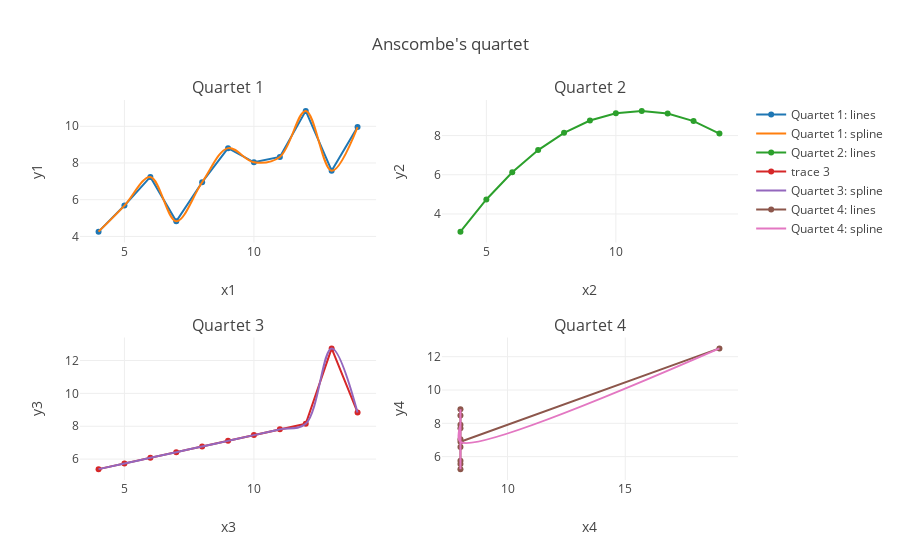

Notebook code for this chart:
### Markdown cell above
The table above easily shows to us that:

1. Quartet IV is a bit problematic because the same value of x is associated with multiple y values, and there seems to be an outlier
1. Quartet I - there is almost linear increase in y as x increases but with dips at a minimum of 2 points (roughly)
1. Quartet II - y increases as x increases and then decreases again
1. Quartet III - y increases as x increases but there is an outlier y (12.74)

Of course, because humans are better with visuals, we'll just plot these.

### Code cell
# https://plot.ly/python/subplots/#customizing-subplot-axes

trace1 = go.Scatter(x=df_Q1['x1'], y=df_Q1['y1'], mode='lines+markers', name = 'Quartet 1: lines')
trace1_spline = go.Scatter(
                  x=df_Q1['x1'],
                  y=df_Q1['y1'],
                  mode='lines',
                  line=dict(shape='spline'),
                  name='Quartet 1: spline'
                  )

# spline for Q2 will just be like the lines anyway
trace2 = go.Scatter(x=df_Q2['x2'], y=df_Q2['y2'], mode='lines+markers', name = 'Quartet 2: lines')

trace3 = go.Scatter(x=df_Q3['x3'], y=df_Q3['y3'], mode='lines+markers')
trace3_spline = go.Scatter(
                  x=df_Q3['x3'],
                  y=df_Q3['y3'],
                  mode='lines',
                  line=dict(shape='spline'),
                  name='Quartet 3: spline'
                  )

trace4 = go.Scatter(x=df_Q4['x4'], y=df_Q4['y4'], mode='lines+markers', name = 'Quartet 4: lines')
trace4_spline = go.Scatter(
                  x=df_Q4['x4'],
                  y=df_Q4['y4'],
                  mode='lines',
                  line=dict(shape='spline'),
                  name='Quartet 4: spline'
                  )

fig = tools.make_subplots(rows=2, cols=2, subplot_titles=('Quartet 1', 'Quartet 2',
                                                          'Quartet 3', 'Quartet 4'))
fig.append_trace(trace1, 1, 1)
fig.append_trace(trace1_spline, 1, 1)

fig.append_trace(trace2, 1, 2)

fig.append_trace(trace3, 2, 1)
fig.append_trace(trace3_spline, 2, 1)

fig.append_trace(trace4, 2, 2)
fig.append_trace(trace4_spline, 2, 2)

fig['layout']['xaxis1'].update(title='x1')
fig['layout']['xaxis2'].update(title='x2')
fig['layout']['xaxis3'].update(title='x3')
fig['layout']['xaxis4'].update(title='x4')

fig['layout']['yaxis1'].update(title='y1')
fig['layout']['yaxis2'].update(title='y2')
fig['layout']['yaxis3'].update(title='y3')
fig['layout']['yaxis4'].update(title='y4')

fig['layout'].update(title="Anscombe's quartet")

iplot(fig)

### Figure 1 — Plotly figure (JSON) as saved in the notebook; plotly's stock layout.template omitted (floating-point values rounded to 4 significant figures)
{"data": [{"mode": "lines+markers", "name": "Quartet 1: lines", "type": "scatter", "uid": "a27c877c-3b9b-4d1b-973f-ee3b8a018c29", "x": [4, 5, 6, 7, 8, 9, 10, 11, 12, 13, 14], "xaxis": "x", "y": [4.26, 5.68, 7.24, 4.82, 6.95, 8.81, 8.04, 8.33, 10.84, 7.58, 9.96], "yaxis": "y"}, {"line": {"shape": "spline"}, "mode": "lines", "name": "Quartet 1: spline", "type": "scatter", "uid": "0fb2d939-5f31-4109-ad27-462f4c58ea63", "x": [4, 5, 6, 7, 8, 9, 10, 11, 12, 13, 14], "xaxis": "x", "y": [4.26, 5.68, 7.24, 4.82, 6.95, 8.81, 8.04, 8.33, 10.84, 7.58, 9.96], "yaxis": "y"}, {"mode": "lines+markers", "name": "Quartet 2: lines", "type": "scatter", "uid": "4aa53b1c-a48e-4ae8-84a1-64ddc894a65c", "x": [4, 5, 6, 7, 8, 9, 10, 11, 12, 13, 14], "xaxis": "x2", "y": [3.1, 4.74, 6.13, 7.26, 8.14, 8.77, 9.14, 9.26, 9.13, 8.74, 8.1], "yaxis": "y2"}, {"mode": "lines+markers", "type": "scatter", "uid": "24411a99-6a53-4dae-8ae1-4f86aa51cffb", "x": [4, 5, 6, 7, 8, 9, 10, 11, 12, 13, 14], "xaxis": "x3", "y": [5.39, 5.73, 6.08, 6.42, 6.77, 7.11, 7.46, 7.81, 8.15, 12.74, 8.84], "yaxis": "y3"}, {"line": {"shape": "spline"}, "mode": "lines", "name": "Quartet 3: spline", "type": "scatter", "uid": "6530eadf-9a4b-42d4-9e0d-6952ac4b9ea5", "x": [4, 5, 6, 7, 8, 9, 10, 11, 12, 13, 14], "xaxis": "x3", "y": [5.39, 5.73, 6.08, 6.42, 6.77, 7.11, 7.46, 7.81, 8.15, 12.74, 8.84], "yaxis": "y3"}, {"mode": "lines+markers", "name": "Quartet 4: lines", "type": "scatter", "uid": "4779b217-9b3f-4a6a-b301-3a11e8d7c5fb", "x": [8, 8, 8, 8, 8, 8, 8, 8, 8, 8, 19], "xaxis": "x4", "y": [6.58, 5.76, 7.71, 8.84, 8.47, 7.04, 5.25, 5.56, 7.91, 6.89, 12.5], "yaxis": "y4"}, {"line": {"shape": "spline"}, "mode": "lines", "name": "Quartet 4: spline", "type": "scatter", "uid": "de17509d-ba26-4588-bfd4-394bbd42da41", "x": [8, 8, 8, 8, 8, 8, 8, 8, 8, 8, 19], "xaxis": "x4", "y": [6.58, 5.76, 7.71, 8.84, 8.47, 7.04, 5.25, 5.56, 7.91, 6.89, 12.5], "yaxis": "y4"}], "layout": {"annotations": [{"font": {"size": 16}, "showarrow": false, "text": "Quartet 1", "x": 0.225, "xanchor": "center", "xref": "paper", "y": 1, "yanchor": "bottom", "yref": "paper"}, {"font": {"size": 16}, "showarrow": false, "text": "Quartet 2", "x": 0.775, "xanchor": "center", "xref": "paper", "y": 1, "yanchor": "bottom", "yref": "paper"}, {"font": {"size": 16}, "showarrow": false, "text": "Quartet 3", "x": 0.225, "xanchor": "center", "xref": "paper", "y": 0.375, "yanchor": "bottom", "yref": "paper"}, {"font": {"size": 16}, "showarrow": false, "text": "Quartet 4", "x": 0.775, "xanchor": "center", "xref": "paper", "y": 0.375, "yanchor": "bottom", "yref": "paper"}], "title": "Anscombe's quartet", "xaxis": {"anchor": "y", "domain": [0, 0.45], "title": "x1"}, "xaxis2": {"anchor": "y2", "domain": [0.55, 1], "title": "x2"}, "xaxis3": {"anchor": "y3", "domain": [0, 0.45], "title": "x3"}, "xaxis4": {"anchor": "y4", "domain": [0.55, 1], "title": "x4"}, "yaxis": {"anchor": "x", "domain": [0.625, 1], "title": "y1"}, "yaxis2": {"anchor": "x2", "domain": [0.625, 1], "title": "y2"}, "yaxis3": {"anchor": "x3", "domain": [0, 0.375], "title": "y3"}, "yaxis4": {"anchor": "x4", "domain": [0, 0.375], "title": "y4"}}}
